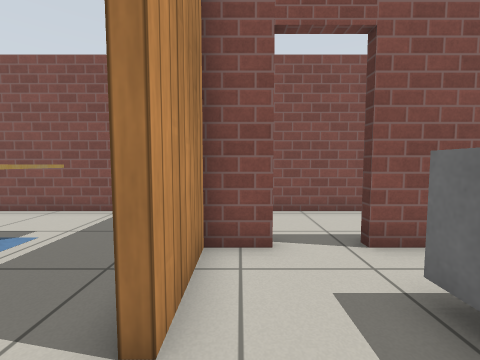
[1] (above)

15 first-person views from a walk through a Gazebo world. The camera is 0.79 m above the floor, tilts 4° down and sees 90° across. The floor is counted in squares, 0.5 m on a side. Each view is taken from the middle of a square. On the plan, view 1 faces up. The plan holds only what a view shows up to about 13 squares ahead; the rest is blank. Gazebo's built-in surfaces are drawn with simple patterns.

[2]
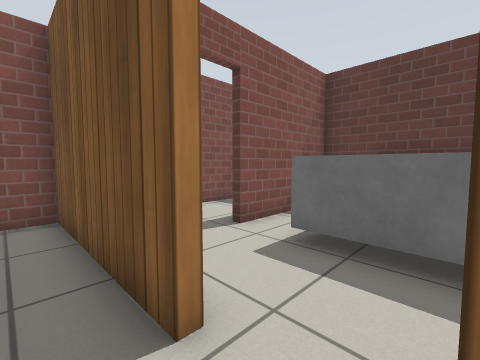

[3]
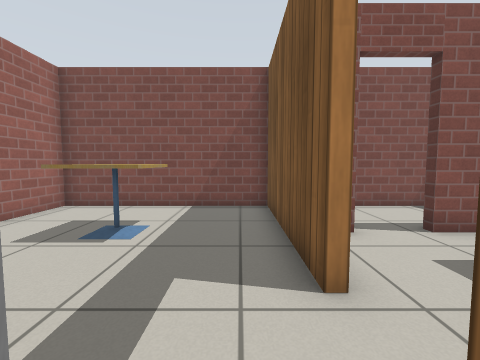

[4]
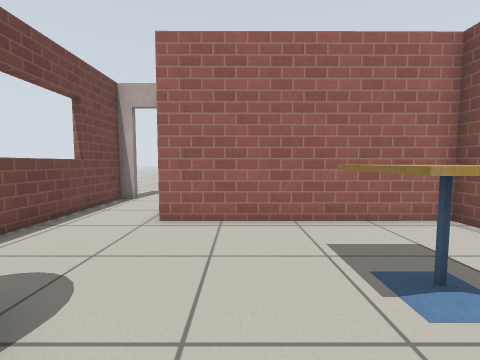

[5]
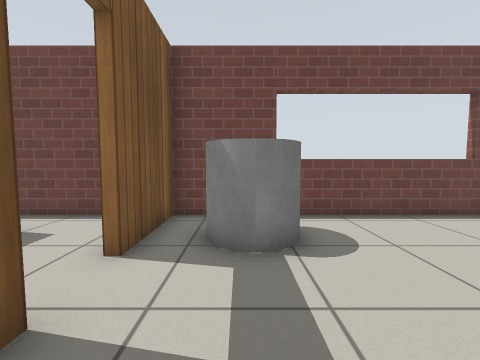

[6]
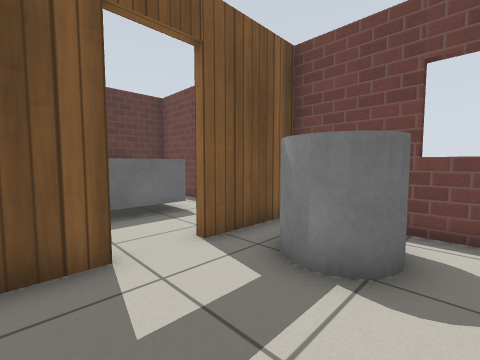

[7]
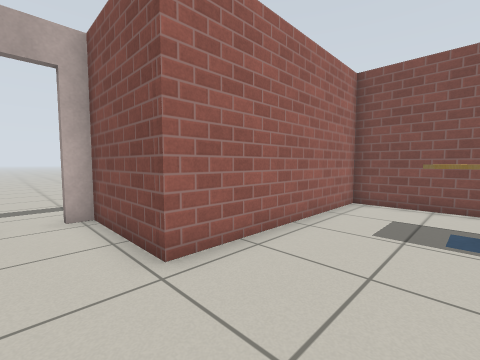

[8]
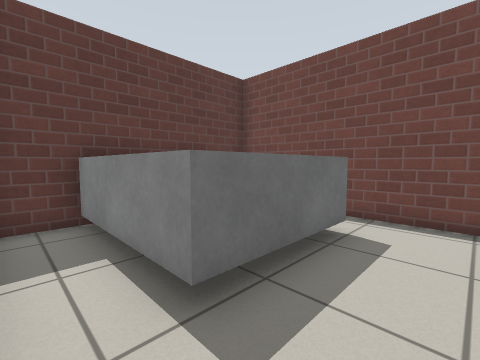

[9]
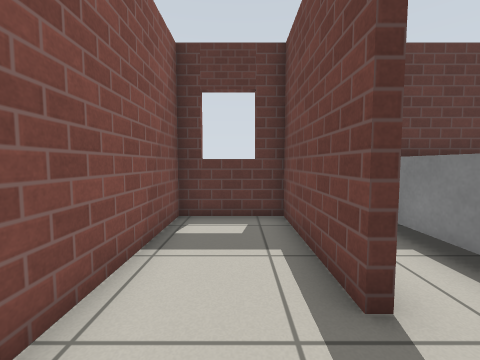

[10]
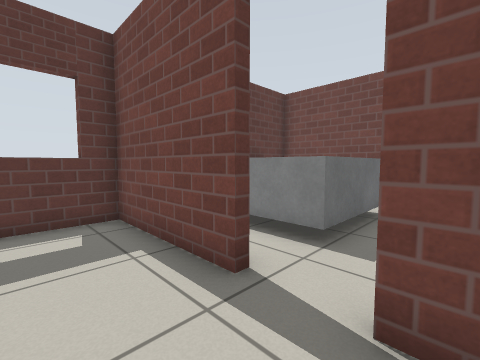

[11]
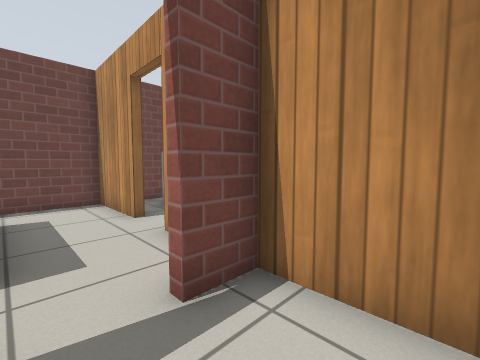

[12]
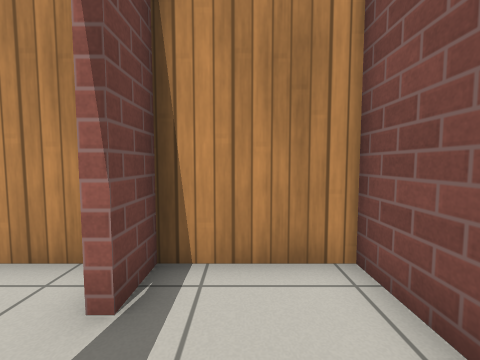

[13]
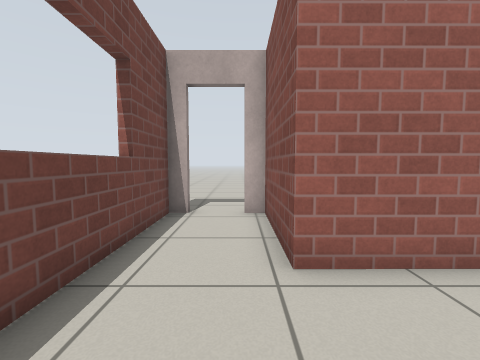

[14]
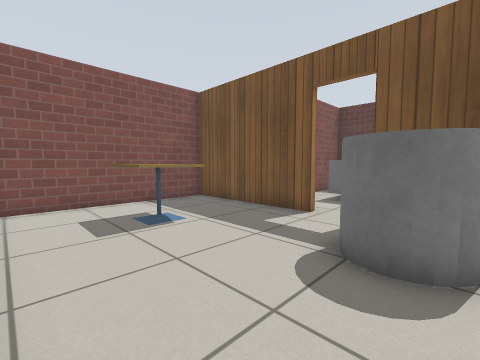

[15]
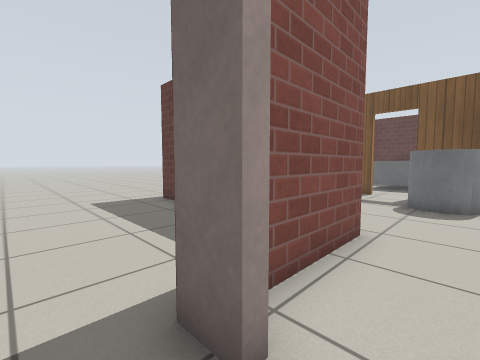

### Floor plan
Key: @ floor where view 1 was taken; # wall or solid block; . floor; D open door; = window, fence, low wall or low ledge; T cafe table; B grey box; C grey cylinder.
Columns run from 14 left of view 1 to 7 right of it. Each row starts with its distance up from view 1.
  9 ......
  8 .....#################
  7 .....#.......#.......#
  6 .....#.......#.......=
  5 .....#...TT..##DD#####
  4 .... #...TT..#.DD....#
  3 .... #.......#.......#
  2 ...  #.......#..BBBBB#
  1 ...  #.......D..B    #
  0 .#####.....C.D@.B    #
 -1 .D........CC.#..B    #
 -2 .D........CC.#.....  #
 -3 .####=====############

Where each view was taken, in squares from view 1:
view 1: 0 up, 0 right, facing up
view 2: 0 up, 2 left, facing up-right
view 3: 1 down, 2 left, facing up
view 4: 2 up, 2 left, facing left
view 5: 4 up, 3 left, facing down
view 6: 3 up, 5 left, facing down-right
view 7: 2 down, 5 left, facing up-left
view 8: 4 up, 0 right, facing down-right
view 9: 6 up, 0 right, facing right
view 10: 7 up, 0 right, facing down-right
view 11: 7 up, 2 right, facing down-left
view 12: 6 up, 3 right, facing left
view 13: 1 down, 5 left, facing left
view 14: 2 down, 8 left, facing up-right
view 15: 2 down, 14 left, facing up-right
